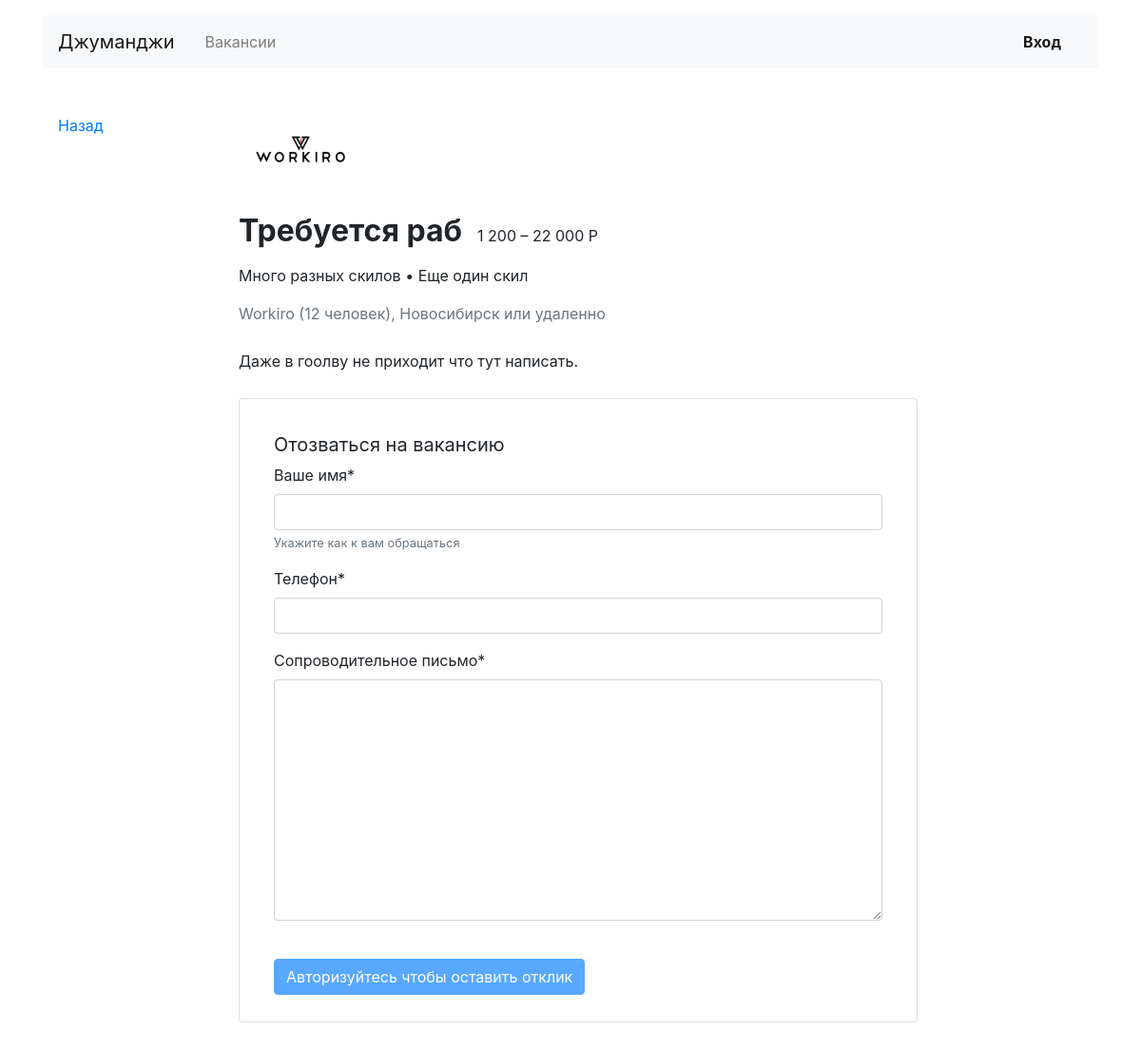
Page /vacancies/7/ on the committed database.
### step_job/models.py (models this page shows, shortened)
class Vacancy(models.Model):
    title = models.CharField(max_length=64)
    specialty = models.ForeignKey(Specialty, on_delete=models.CASCADE, related_name="vacancies")
    company = models.ForeignKey(Company, on_delete=models.CASCADE, related_name="vacancies")
    skills = models.CharField(max_length=64)
    description = models.TextField(max_length=2056)
    salary_min = models.PositiveIntegerField()
    salary_max = models.PositiveIntegerField()
    published_at = models.DateTimeField(auto_now_add=True, blank=True)
    class Meta:
        verbose_name = "Вакансия"
        verbose_name_plural = "Вакансии"

class Company(models.Model):
    name = models.CharField(max_length=64)
    location = models.CharField(max_length=64)
    logo = models.ImageField(default='https://place-hold.it/100x60', upload_to=MEDIA_COMPANY_IMAGE_DIR)
    description = models.TextField(max_length=2056)
    employee_count = models.PositiveIntegerField()
    owner = models.OneToOneField(User, on_delete=models.CASCADE, related_name="companies", null=True)
    class Meta:
        verbose_name = "Компания"
        verbose_name_plural = "Компании"

### step_job/views/views.py (the view, shortened to what this page needs)
# urls.py: path('vacancies/<int:pk>/', VacancyView.as_view(), name="vacancy"),
class VacancyView(View):
    def get(self, request, pk):
        vacancy = get_object_or_404(Vacancy, pk=pk)
        form = ApplicationForm()
        return render(
            request,
            template_name="vacancy/vacancy.html",
            context={
                "vacancy": vacancy,
                "form": form})

### step_job/forms.py
class ApplicationForm(forms.ModelForm):
    def __init__(self, *args, **kwargs):
        super().__init__(*args, **kwargs)
        self.helper = FormHelper()
        self.helper.form_method = 'post'
        self.helper.add_input(Submit('submit', 'Submit'))
        self.helper.form_class = 'form-horizontal'
        self.helper.label_class = 'col-lg-2'
        self.helper.field_class = 'col-lg-8'
    class Meta:
        model = Application
        fields = [
            "written_username",
            "written_phone",
            "written_cover_letter",
        ]
        exclude = [
            "vacancy",
            "user",
        ]
        labels = {
            "written_username": _('Ваше имя'),
            "written_phone": _('Телефон'),
            "written_cover_letter": _('Сопроводительное письмо'),
        }
        help_texts = {
            "written_username": _('Укажите как к вам обращаться'),
        }

### step_job/templatetags/filters.py (called while the page is built)
@register.filter
def salary_num(value_int):
    my_val = str(value_int)
    res = [my_val[0:len(my_val) % 3]]
    slice_val = my_val[len(my_val) % 3:len(my_val)]
    for gnum in range(0, len(slice_val), 3):
        res.append(slice_val[gnum:gnum + 3])
    return " ".join(res)

@register.filter
def dot_skill(skills):
    skill_list = skills.split(', ')
    return ' • '.join(skill_list)

### templates/vacancy/vacancy.html
{% extends "base/base.html" %}
{% load crispy_forms_filters %}
{% load filters %}
{% load crispy_forms_tags %}
{% block container %}
  <main class="container mt-3 pb-5">
    <div class="row mt-5">
      <div class="col-12 col-lg-2">
        <div class="pl-3 mb-5">
          <p><a href="{% url 'index' %}">Назад</a></p>
        </div>
      </div>
      <div class="col-12 col-lg-8">
        <section class="pl-3">
          <a href="{% url 'company' vacancy.company.id %}"><img src="{{ vacancy.company.logo }}" width="130" height="80" alt=""></a>
          <div class="d-flex align-items-baseline align-content-baseline">
            <h1 class="h2 mt-4 font-weight-bold" >{{ vacancy.title }}</h1>
            <p class="m-0 pl-3">{{ vacancy.salary_min|salary_num}} – {{ vacancy.salary_max|salary_num}} Р</p>
          </div>
          <p class="mt-2">{{ vacancy.skills|dot_skill }}</p>
          <p class="text-muted mb-4">
              {{ vacancy.company.name|title }}
              ({{ vacancy.company.employee_count }} человек),
              {{ vacancy.company.location }} или удаленно</p>
          <div style="line-height: 1.8;">
            {{ vacancy.description|safe }}
          </div>
          <form class="card mt-4 mb-3" enctype="multipart/form-data" method="post"> {% csrf_token %}
            <div class="card-body mx-3">
              <p class="h5 mt-3 font-weight-normal">Отозваться на вакансию</p>
            {{ form|crispy }}
                {% if user.is_authenticated %}
                    <input type="submit" class="btn btn-primary mt-4 mb-2" value="Оставить отклик">
                {% else %}
                    <input type="submit" class="btn btn-primary mt-4 mb-2 disabled" value="Авторизуйтесь чтобы оставить отклик">
                {% endif %}
            </div>
          </form>
        </section>
      </div>
    </div>
  </main>
{% endblock container %}

### rows in the picture
Vacancy: company.logo (picture), title "Требуется раб", salary_min|salary_num "1 200", salary_max|salary_num "22 000", skills|dot_skill "Много разных скилов • Еще один скил", company.name "Workiro", company.employee_count "12", company.location "Новосибирск", description "Даже в гоолву не приходит что тут написать."
